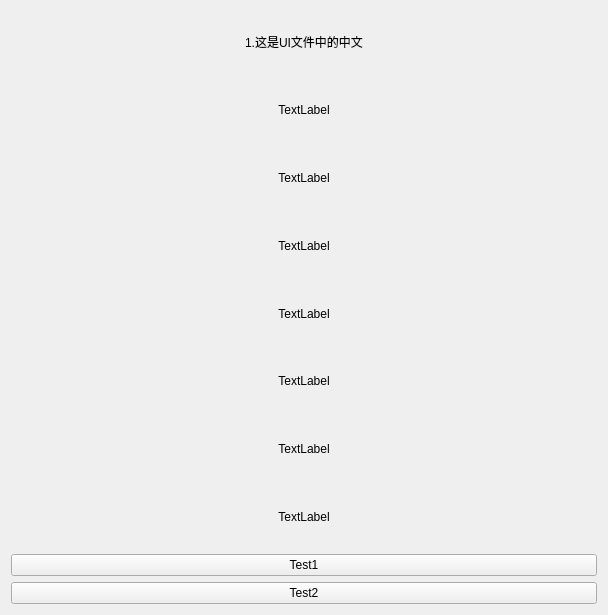
<?xml version="1.0" encoding="UTF-8"?>
<ui version="4.0">
 <class>MainWidget</class>
 <widget class="QWidget" name="MainWidget">
  <property name="geometry">
   <rect>
    <x>0</x>
    <y>0</y>
    <width>608</width>
    <height>615</height>
   </rect>
  </property>
  <property name="windowTitle">
   <string>MainWidget</string>
  </property>
  <layout class="QVBoxLayout" name="verticalLayout">
   <item>
    <widget class="QLabel" name="label">
     <property name="text">
      <string>1.这是UI文件中的中文</string>
     </property>
     <property name="alignment">
      <set>Qt::AlignCenter</set>
     </property>
    </widget>
   </item>
   <item>
    <widget class="QLabel" name="label_2">
     <property name="text">
      <string>TextLabel</string>
     </property>
     <property name="alignment">
      <set>Qt::AlignCenter</set>
     </property>
    </widget>
   </item>
   <item>
    <widget class="QLabel" name="label_3">
     <property name="text">
      <string>TextLabel</string>
     </property>
     <property name="alignment">
      <set>Qt::AlignCenter</set>
     </property>
    </widget>
   </item>
   <item>
    <widget class="QLabel" name="label_4">
     <property name="text">
      <string>TextLabel</string>
     </property>
     <property name="alignment">
      <set>Qt::AlignCenter</set>
     </property>
    </widget>
   </item>
   <item>
    <widget class="QLabel" name="label_5">
     <property name="text">
      <string>TextLabel</string>
     </property>
     <property name="alignment">
      <set>Qt::AlignCenter</set>
     </property>
    </widget>
   </item>
   <item>
    <widget class="QLabel" name="label_6">
     <property name="text">
      <string>TextLabel</string>
     </property>
     <property name="alignment">
      <set>Qt::AlignCenter</set>
     </property>
    </widget>
   </item>
   <item>
    <widget class="QLabel" name="label_7">
     <property name="text">
      <string>TextLabel</string>
     </property>
     <property name="alignment">
      <set>Qt::AlignCenter</set>
     </property>
    </widget>
   </item>
   <item>
    <widget class="QLabel" name="label_8">
     <property name="text">
      <string>TextLabel</string>
     </property>
     <property name="alignment">
      <set>Qt::AlignCenter</set>
     </property>
    </widget>
   </item>
   <item>
    <widget class="QPushButton" name="testButton">
     <property name="text">
      <string>Test1</string>
     </property>
    </widget>
   </item>
   <item>
    <widget class="QPushButton" name="test2Button">
     <property name="text">
      <string>Test2</string>
     </property>
    </widget>
   </item>
  </layout>
 </widget>
 <layoutdefault spacing="6" margin="11"/>
 <resources/>
 <connections/>
</ui>
